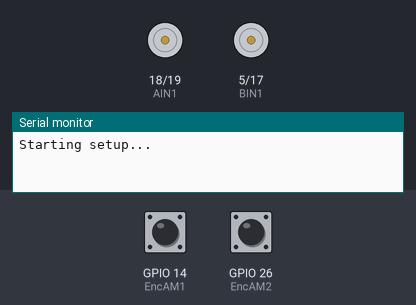
A program run on a simulated ESP32. On the bench: motor-driver pin pairs drawn as motors (green arrow = first pin HIGH = forward, orange = second pin HIGH = backward, longer = more drive, scaled by the enable pin), the last lines printed to the serial monitor. Inputs (shaded band) come from the test bench; at power-on: GPIO 14 (EncAM1) HIGH, GPIO 26 (EncAM2) HIGH.

Above: at 0.1 s.
At 5.1 s:
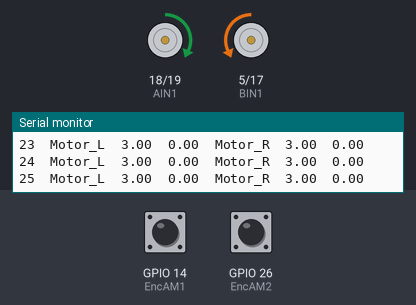
Timing chart, 0 to 7.5 s (numbered marks = the images above):
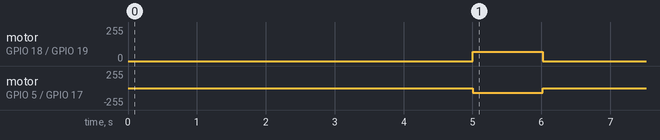

The program:

main.cpp
```cpp
/*****************************
  Código de identificación de los dos motores para el proyecto de Sistemas de Control 2025-2


  Revisado: 11/11/2025
*********************************/

// MOTOR 1: L
// MOTOR 2: R

#include <Arduino.h>
#include <WiFi.h>
#include <PubSubClient.h>

/* Wi-Fi and MQTT*/
#define WIFI_SSID "iPhone de Jose"
#define WIFI_PASSWORD "Jj12345678"
#define TOPIC "the_xspacer/val0408" // To publish into

WiFiClient espClient;
PubSubClient client(espClient);

/* Motor Driver Pins */
// Motor 1
#define PWMA 23
#define AIN1 18
#define AIN2 19

// Motor 2
#define BIN1 5
#define BIN2 17
#define PWMB 16

/* Encoder Pins */
// Encoder motor 1
#define EncAM1 14
#define EncBM1 27
// Encoder motor 2
#define EncAM2 26
#define EncBM2 25

// Filtro pasabajos
#define wc 50 // Frecuencia de corte del filtro (rad/s)
#define Tf 0.005 // Tiempo de muestreo (s) [5 ms]


#define VM 11.1 // Voltaje máximo a los motores

typedef struct {
  double periodo;
  double tiempo;
  // Posición
  int32_t contador;
  double posicion;
  // Cálculo de velocidad
  double vel_ang, vel_1, vel_2, vel_ang_median, vel_ang_filt;
  // Filtro pasabajos
  double y_k_1;
  int numbuffer;
  double vmotor;
  const uint16_t resolucion;
  uint8_t id; // Identificador del motor
}MotorVars;

// Variables globales de motores
MotorVars motor1 = {1000000, 0, 0, 0, 0, 0, 0, 0, 0, 0, 0, 0, 1080, 1};
MotorVars motor2 = {1000000, 0, 0, 0, 0, 0, 0, 0, 0, 0, 0, 0, 1083, 2};

void isr_func(MotorVars *m, int enc, int resolution)
{
  /* Interrupt Service Routine to update motor variables
    m: pointer to MotorVars struct
    enc: encoder channel pin
    resolution: encoder resolution (pulses per revolution)
  */
  uint32_t now = micros();
  m->periodo = now - m->tiempo; // Update period
  m->tiempo = now; // Update interrupt time

  if (digitalRead(enc) == 1){
    m->vel_ang = 360.0 / (m->periodo * 0.000001 * resolution); // Compute angular velocity
    m->contador = m->contador + 1;   // Interrupt counter
  }
  else {
    m->vel_ang = -360.0 / (m->periodo * 1e-6 * resolution);
    m->contador = m->contador - 1;
  }

  //Aplicando el filtro mediana
  if (((m->vel_ang<m->vel_1)&&(m->vel_ang>=m->vel_2))||((m->vel_ang>=m->vel_1)&&(m->vel_ang<m->vel_2))){
    m->vel_ang_median = m->vel_ang;
  }
  else if (((m->vel_1<m->vel_ang)&&(m->vel_1>=m->vel_2))||((m->vel_1>=m->vel_ang)&&(m->vel_1<m->vel_2))){
    m->vel_ang_median = m->vel_1;
  }
  else if (((m->vel_2<m->vel_ang)&&(m->vel_2>=m->vel_1))||((m->vel_2>=m->vel_ang)&&(m->vel_2<m->vel_1))){
    m->vel_ang_median = m->vel_2;
  }

  // Compute angular position
  m->posicion = 360.0*m->contador/resolution; // Ángulo

  // Update past velocity values
  m->vel_2 = m->vel_1;
  m->vel_1 = m->vel_ang;
}

void IRAM_ATTR ISR_FUN_M1() {
  // Interruption Service Routine for Motor 1
  isr_func(&motor1, EncAM1, motor1.resolucion);
}

void IRAM_ATTR ISR_FUN_M2() {
  // Interruption Service Routine for Motor 2
  isr_func(&motor2, EncAM2, motor2.resolucion);
}

void env_volt(double vp, uint8_t motor_id)
{
  /* Send voltage to motor driver
    vp: voltage to send to motor
    IN1: AIN1 / BIN1 pin
    IN2: AIN2 / BIN2 pin
  */
  uint32_t Duty;
  uint8_t IN1, IN2;

  if (motor_id == 1) // L
  {
    IN1 = AIN1;
    IN2 = AIN2;
  }
  else // R
  {
    IN1 = BIN2;
    IN2 = BIN1;
  }

  // Saturation
  if (vp > VM) vp = VM;
  else if (vp < -VM) vp = -VM;

  // Direction
  if (vp >= 0)
  {
    Duty = 1023 - (uint32_t)((1-vp/VM)*1023);
    ledcWrite(motor_id, Duty);
    digitalWrite(IN1, HIGH);
    digitalWrite(IN2, LOW);
  }
  else
  {
    Duty = 1023 - (uint32_t)((1+vp/VM)*1023);
    ledcWrite(motor_id, Duty);
    digitalWrite(IN1, LOW);
    digitalWrite(IN2, HIGH);
  }
}

// void low_pass_filter(void *pvParameters)
// {
//   MotorVars *m = (MotorVars *)pvParameters;  // point to the right motor

//   while (1)
//   {
//     double x_k = m->vel_ang_median;
//     double y_k = (1.0 / (wc * Tf + 1.0)) * (m->y_k_1 + wc * Tf * x_k);
//     m->y_k_1 = y_k;
//     m->vel_ang_filt = y_k;

//     vTaskDelay(1);  // 1 ms delay
//   }
// }

void enviar_voltaje(void *pvParameters)
{
  // Enviar voltaje a un motor e imprimir voltaje, velocidad y posición
  MotorVars *m = (MotorVars *)pvParameters;  // point to the right motor


  m->vmotor = 3.0; // Voltaje a enviar
  if (m->id == 1) // L
  {
    env_volt(m->vmotor, 1);
  }
  else // m->id == 2 (R)
  {
    env_volt(m->vmotor, 2);
  }

  while(1)
  {
    vTaskDelay(25); // Cada 25 ms
    if (millis() > 6000) // After 5 seconds, stop the motor
    {
      m->vmotor = 0.0;
      if (m->id == 1) // L
      {
        env_volt(m->vmotor, 1);
      }
      else // m->id == 2 (R)
      {
        env_volt(m->vmotor, 2);
      }
    }
  }
}

void printSpeed(void *pvParameters)
{
  const uint16_t delay_ms = 1; // 1 ms
  uint16_t t = 0;
  char msg_temp[64];
  while (1)
  {
    if (t < 400)
    {
      Serial.print(t);
      Serial.print("  ");
      Serial.print("Motor_L");
      Serial.print("  ");
      Serial.print(motor1.vmotor);
      Serial.print("  ");
      Serial.print(motor1.vel_ang);
      Serial.print("  ");
      Serial.print("Motor_R");
      Serial.print("  ");
      Serial.print(motor2.vmotor);
      Serial.print("  ");
      Serial.println(motor2.vel_ang);
      t += delay_ms;
      // // --- MQTT publish ---
      // client.loop(); // keep connection alive
      // snprintf(msg_temp, sizeof(msg_temp),
      //          "{\"m1\":%.3f,\"m2\":%.3f}",
      //          motor1.vel_ang_filt,
      //          motor2.vel_ang_filt);
      // client.publish(TOPIC, msg_temp);
    }
    vTaskDelay(delay_ms);
  }
}

void setup() {
  // Encoders
  pinMode(EncAM1, INPUT_PULLUP); // Encoder Motor 1
  pinMode(EncBM1, INPUT_PULLUP); // Encoder Motor 1
  pinMode(EncAM2, INPUT_PULLUP); // Encoder Motor 2
  pinMode(EncBM2, INPUT_PULLUP); // Encoder Motor 2

  pinMode(AIN1, OUTPUT);
  pinMode(AIN2, OUTPUT);
  pinMode(PWMA, OUTPUT);
  pinMode(BIN1, OUTPUT);
  pinMode(BIN2, OUTPUT);
  pinMode(PWMB, OUTPUT);

  // Setup PWM pins
  ledcSetup(1,20000,10);
  ledcSetup(2,20000,10);

  // Attach to motor pins
  ledcAttachPin(PWMA,1);
  ledcAttachPin(PWMB,2);

  Serial.begin(115200);

  // WiFi.begin(WIFI_SSID, WIFI_PASSWORD);
  // while (WiFi.status() != WL_CONNECTED) {
  // 	delay(1000);
  // 	Serial.println("Conectando a WiFi...");
  // }
  // Serial.println("Conectado a WiFi ");

  // // MQTT
  // client.setServer("www.xspace.pe", 1883);
	// while (!client.connected())
  // {
  //   Serial.println("Connecting to MQTT...");
  //   if (client.connect("ESP32Client"))
  //     Serial.println("connected");
  //   else
  //   {
  //     Serial.print("failed with state ");
  //   	Serial.print(client.state());
  //     delay(1000);
  //   }
  // }

  Serial.println("Starting setup...");
  delay(5000); // Delay 1 second before starting
  Serial.println("Setup started.");
  // Encoder
  attachInterrupt(EncAM1, ISR_FUN_M1, RISING); // Triggered by encoder (motor 1)
  attachInterrupt(EncAM2, ISR_FUN_M2, RISING); // Triggered by encoder (motor 2)

  // Tasks
  // xTaskCreatePinnedToCore(low_pass_filter, "LPF_M1", 4000, &motor1, 1, NULL, APP_CPU_NUM); // LPF for motor 1
  // xTaskCreatePinnedToCore(low_pass_filter, "LPF_M2", 4000, &motor2, 1, NULL, APP_CPU_NUM); // LPF for motor 2
  xTaskCreatePinnedToCore(enviar_voltaje, "Enviar_Voltaje_M1", 4000, &motor1, 2, NULL, APP_CPU_NUM); // Enviar voltaje motor 1
  xTaskCreatePinnedToCore(enviar_voltaje, "Enviar_Voltaje_M2", 4000, &motor2, 2, NULL, APP_CPU_NUM); // Enviar voltaje motor 2
  xTaskCreatePinnedToCore(printSpeed, "printSpeed", 4000, NULL, 1, NULL, APP_CPU_NUM); // Print speeds

  Serial.println("Setup done!");
}

void loop() {}
```

Measured:
- by itself, motor on GPIO 18 (AIN1) / GPIO 19 (AIN2): stopped → forward 69/255 at 5.0 s, → stopped 1.0 s later
- by itself, motor on GPIO 5 (BIN1) / GPIO 17 (BIN2): stopped → backward 69/255 at 5.0 s, → stopped 1.0 s later
